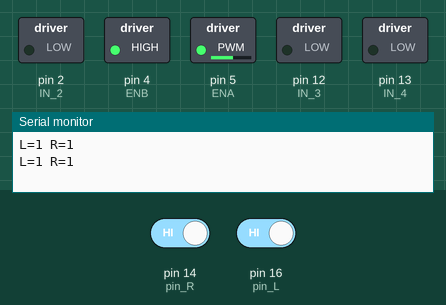
The sketch below on a simulated Arduino Uno, built with avr-gcc and run on an emulated ATmega328P. On the bench: switched loads named in the sketch (green lamp = pin HIGH), the last lines printed to the serial monitor. The inputs (shaded band) are chosen by the test bench; at power-on: pin 14 (pin_R) HIGH, pin 16 (pin_L) HIGH. Pins used as bus, display or sensor lines are not drawn.

Above: at 2.8 s.
2.9 s: pin 14 (pin_R) driven LOW
At 3.9 s:
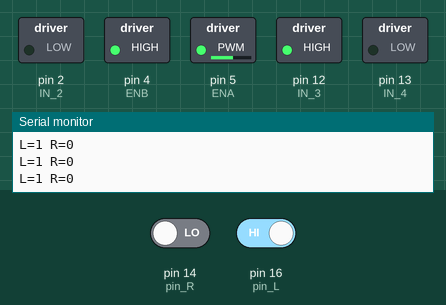
4.5 s: pin 16 (pin_L) driven LOW
At 5.1 s:
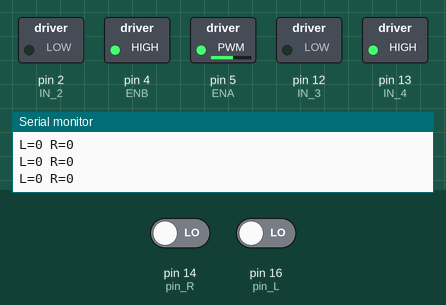
6.0 s: pin 14 (pin_R) driven HIGH
At 7.2 s:
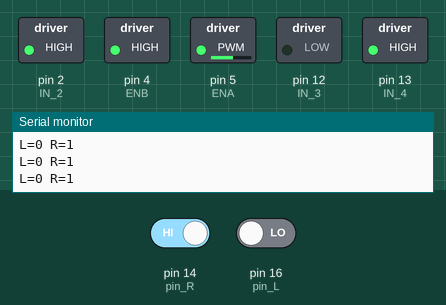
7.5 s: pin 16 (pin_L) driven HIGH
At 8.6 s:
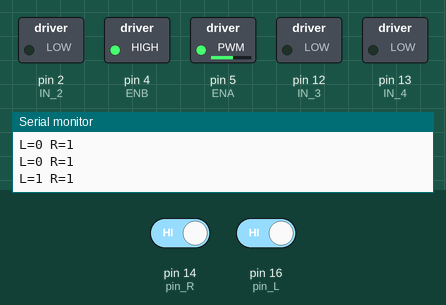
Timing chart, 0 to 10.0 s (numbered marks = the images above; inputs shaded):
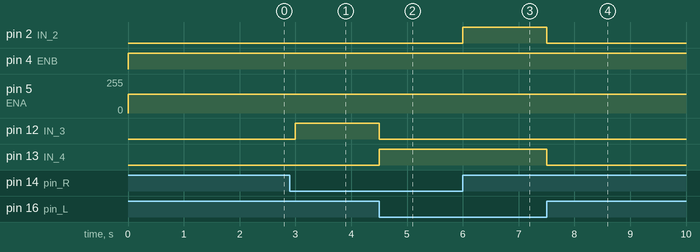

The sketch:

line_tracking_robot.ino
```cpp
#define ENA 5    // Enable/speed motors Right    GPIO5 (D1)
#define IN_1 0   // L298N in1 motors Right       GPIO0 (D3)
#define IN_2 2   // L298N in2 motors Right       GPIO2 (D4)
#define IN_3 12  // L298N in3 motors Left        GPIO12 (D6)
#define IN_4 13  // L298N in4 motors Left        GPIO13 (D7)
#define ENB 4    // Enable/speed motors Left     GPIO4 (D2)

int speedCar = 140;  // 0 to 255
int speed_0 = 0;
int sensor_L, sensor_R;    //optical sensor values
int pin_L = 16 , pin_R = 14;  //Pin sensor values
// L = GPI16 (D0) R = GPI14 (D5)
String tmp;

void setup() {
  Serial.begin(115200);
  pinMode(ENA, OUTPUT);
  pinMode(IN_1, OUTPUT);
  pinMode(IN_2, OUTPUT);
  pinMode(IN_3, OUTPUT);
  pinMode(IN_4, OUTPUT);
  pinMode(ENB, OUTPUT);
  pinMode(pin_L, INPUT);
  pinMode(pin_R, INPUT);
}

void loop() {

  sensor_L = digitalRead(pin_L);
  sensor_R = digitalRead(pin_R);

  // 1 = detected 0 = non
  if ((sensor_L == 0) && (sensor_R == 0)) {
    goForword();
    delay(1);
  } else if ((sensor_L == 1) && (sensor_R == 0)) {
    goLeft();
    delay(10);
  } else if ((sensor_L == 0) && (sensor_R == 1)) {
    goRight();
    delay(10);
  } else if ((sensor_L == 1) && (sensor_R == 1)) {
    stopRobot();
    delay(1000);
  }

  tmp = "L=" + String(sensor_L) + " R=" + String(sensor_R);
  Serial.println(tmp);
}

void goForword() {

  digitalWrite(IN_1, 1);
  digitalWrite(IN_2, 0);
  analogWrite(ENA, speedCar);

  digitalWrite(IN_3, 0);
  digitalWrite(IN_4, 1);
  analogWrite(ENB, speedCar);
}

void goBack() {

  digitalWrite(IN_1, 0);
  digitalWrite(IN_2, 1);
  analogWrite(ENA, speedCar);

  digitalWrite(IN_3, 1);
  digitalWrite(IN_4, 0);
  analogWrite(ENB, speedCar);
}

void goRight() {

  digitalWrite(IN_1, 0);
  digitalWrite(IN_2, 1);
  analogWrite(ENA, speedCar);

  digitalWrite(IN_3, 0);
  digitalWrite(IN_4, 1);
  analogWrite(ENB, speedCar);
}

void goLeft() {

  digitalWrite(IN_1, 1);
  digitalWrite(IN_2, 0);
  analogWrite(ENA, speedCar);

  digitalWrite(IN_3, 1);
  digitalWrite(IN_4, 0);
  analogWrite(ENB, speedCar);
}

void stopRobot() {

  digitalWrite(IN_1, 0);
  digitalWrite(IN_2, 0);
  analogWrite(ENA, speedCar);

  digitalWrite(IN_3, 0);
  digitalWrite(IN_4, 0);
  analogWrite(ENB, speedCar);
}
```

Measured:
- after the input at 2.9 s, pin 12 (IN_3): LOW → HIGH after 0.10 s
- after the input at 4.5 s, pin 12 (IN_3): HIGH → LOW at once; pin 13 (IN_4): LOW → HIGH at once
- after the input at 6.0 s, pin 2 (IN_2): LOW → HIGH at once
- after the input at 7.5 s, pin 2 (IN_2), pin 13 (IN_4): HIGH → LOW at once
